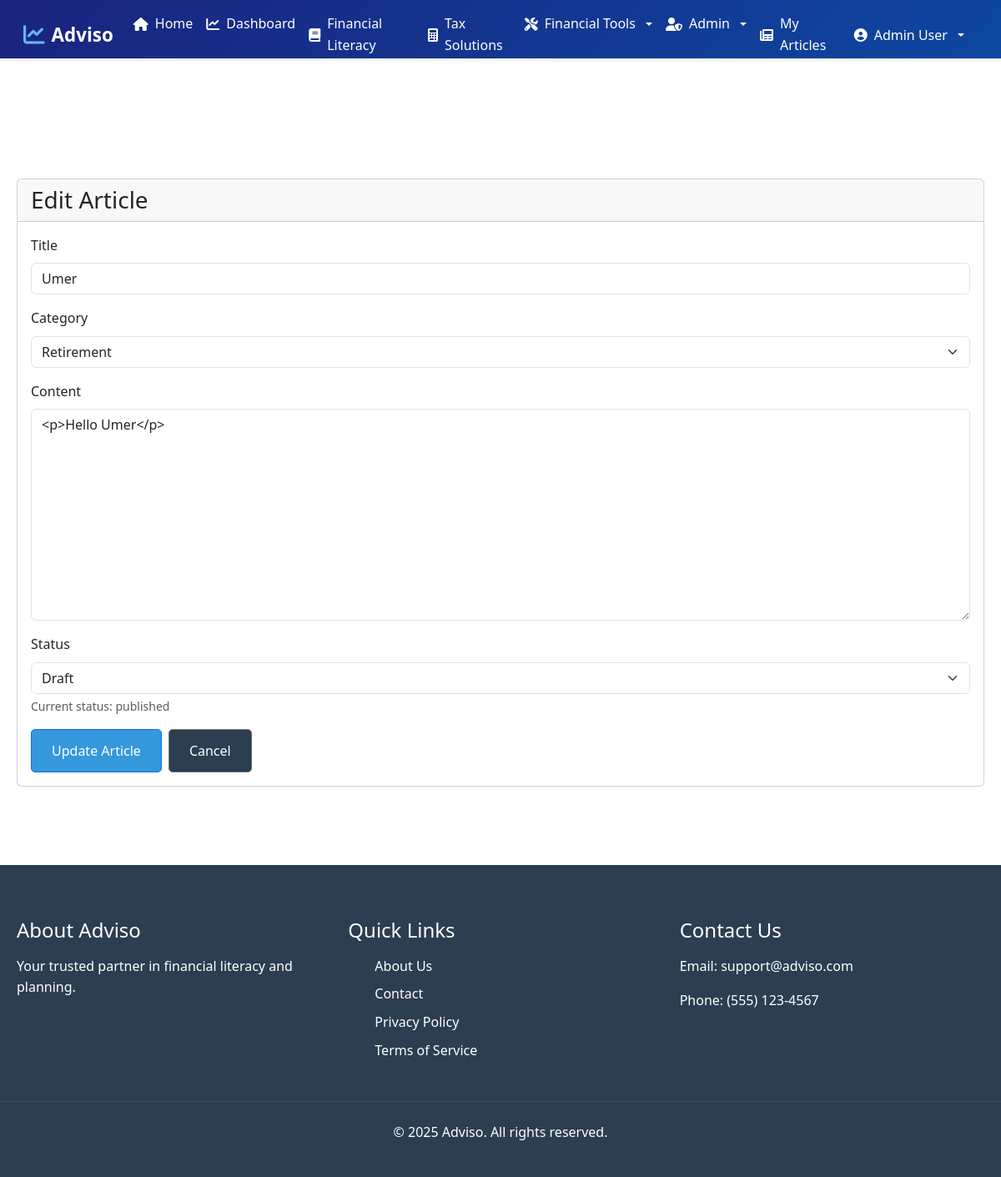
The app's page /edit-article.php?id=1 (signed in) with its own data.
### tables this page shows
CREATE TABLE `articles` (
  `id` int(11) NOT NULL,
  `title` varchar(255) NOT NULL,
  `slug` varchar(255) NOT NULL,
  `content` text NOT NULL,
  `author_id` int(11) NOT NULL,
  `category_id` int(11) NOT NULL,
  `status` enum('draft','pending','published','rejected','revision_needed') NOT NULL DEFAULT 'draft',
  `moderator_feedback` text DEFAULT NULL,
  `moderated_by` int(11) DEFAULT NULL,
  `moderated_at` timestamp NULL DEFAULT NULL,
  `created_at` timestamp NOT NULL DEFAULT current_timestamp(),
  `updated_at` timestamp NOT NULL DEFAULT current_timestamp() ON UPDATE current_timestamp()
);

CREATE TABLE `categories` (
  `id` int(11) NOT NULL,
  `name` varchar(100) NOT NULL,
  `slug` varchar(100) NOT NULL,
  `description` text DEFAULT NULL,
  `created_at` timestamp NOT NULL DEFAULT current_timestamp(),
  `updated_at` timestamp NOT NULL DEFAULT current_timestamp() ON UPDATE current_timestamp()
);

### edit-article.php (the view, shortened to what this page needs)
<?php
require_once 'includes/config.php';
$article_id = isset($_GET['id']) ? (int)$_GET['id'] : 0;
$categories_sql = "SELECT id, name FROM categories ORDER BY name";
$categories_result = $conn->query($categories_sql);
$article_sql = "SELECT * FROM articles WHERE id = ? AND author_id = ?";
$stmt = $conn->prepare($article_sql);
$stmt->bind_param('ii', $article_id, $_SESSION['user_id']);
$stmt->execute();
$result = $stmt->get_result();
$article = $result->fetch_assoc();
include 'includes/header.php';
?>
<div class="container mt-4">
    <div class="row">
        <div class="col-md-12">
            <div class="card">
                <div class="card-header">
                    <h1 class="h3 mb-0">Edit Article</h1>
                </div>
                <div class="card-body">
                    <form method="POST" class="needs-validation" novalidate>
                        <div class="mb-3">
                            <label for="title" class="form-label">Title</label>
                            <input type="text" class="form-control" id="title" name="title"
                                   value="<?php echo htmlspecialchars($article['title']); ?>" required>
                        </div>
                        <div class="mb-3">
                            <label for="category_id" class="form-label">Category</label>
                            <select class="form-select" id="category_id" name="category_id" required>
                                <?php while ($category = $categories_result->fetch_assoc()): ?>
                                    <option value="<?php echo $category['id']; ?>"
                                            <?php echo $article['category_id'] == $category['id'] ? 'selected' : ''; ?>>
                                        <?php echo htmlspecialchars($category['name']); ?>
                                    </option>
                                <?php endwhile; ?>
                            </select>
                        </div>
                        <div class="mb-3">
                            <label for="content" class="form-label">Content</label>
                            <textarea class="form-control" id="content" name="content" rows="10" required><?php echo htmlspecialchars($article['content']); ?></textarea>
                        </div>
                        <div class="mb-3">
                            <label for="status" class="form-label">Status</label>
                            <select class="form-select" id="status" name="status" required>
                                <option value="draft" <?php echo ($article['status'] === 'draft') ? 'selected' : ''; ?>>Draft</option>
                            </select>
                            <div class="form-text">Current status: <?php echo htmlspecialchars($article['status'] ?? 'draft'); ?></div>
                        </div>
                        <div class="d-flex gap-2">
                            <button type="submit" class="btn btn-primary">Update Article</button>
                            <a href="articles.php" class="btn btn-secondary">Cancel</a>
                        </div>
                    </form>
                </div>
            </div>
        </div>
    </div>
</div>
<?php include 'includes/footer.php'; ?>

### assets/css/style.css (style rules this page uses)
* { margin: 0; padding: 0; box-sizing: border-box; }
body { font-family: 'Segoe UI', Tahoma, Geneva, Verdana, sans-serif; line-height: 1.6; color: #333; padding-top: 90px; min-height: 100vh; }
.container { max-width: 1200px; margin: 0 auto; padding: 30px 20px; }
.btn { display: inline-block; padding: 0.8rem 1.5rem; border-radius: 5px; text-decoration: none; font-weight: 500; transition: all 0.3s ease; }
.btn-primary { background-color: #3498db; color: white; }
.btn-secondary { background-color: #2c3e50; color: white; }

### includes/header.php (style rules this page uses)
body { margin-top: 70px; }

### records on screen
articles: title "Umer", category_id "Retirement", content "<p>Hello Umer</p>", status "published"

### other values on screen
$_SESSION['name'] "Admin User"
